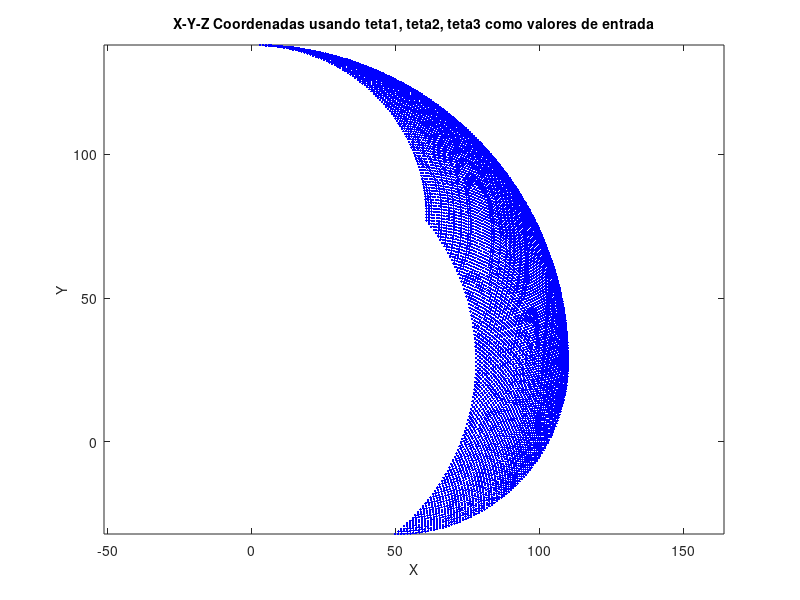

Recreate this plot in MATLAB.
l0= 28;
l1 = 50; 
l2= 60;

theta1 = 0:0.0174533:pi/2;
theta2 = -pi/2:0.0174533:0; 

[THETA1,THETA2] = meshgrid(theta1,theta2); 

X =((l2 .* cos(THETA1+THETA2)))  + (l1 .* cos(THETA1)); 

Z = l2 .* sin(THETA1 + THETA2) + l1 .* sin(THETA1) + l0 ;


plot(X(:),Z(:),'b.');
  axis equal;
  xlabel('X','fontsize',10)
  ylabel('Y','fontsize',10)
  zlabel('Z','fontsize',10)
  title('X-Y-Z Coordenadas usando teta1, teta2, teta3 como valores de entrada','fontsize',10)
  
